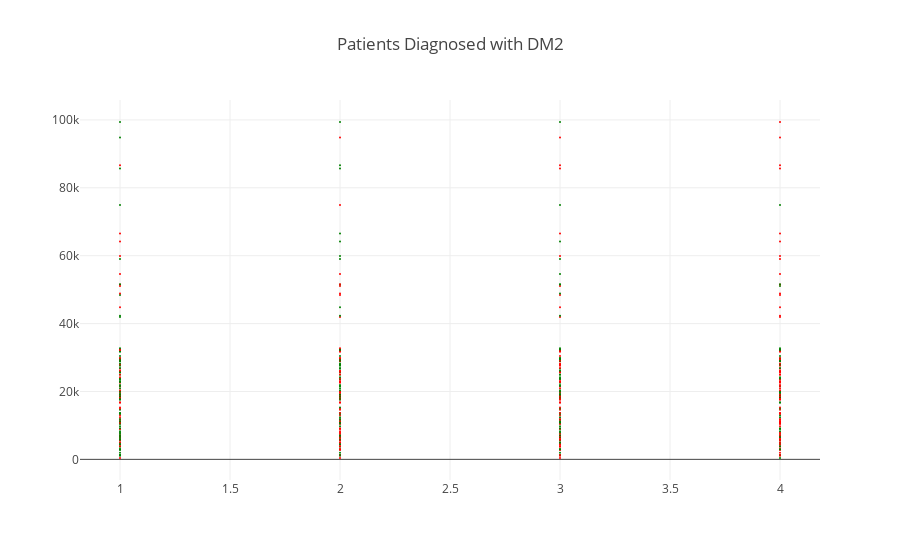

Here is the notebook cell this chart was saved with:
### Code cell
plotly.offline.init_notebook_mode(connected=True)

plotly.offline.iplot({
    "data": [go.Scatter(x=x_data, y=y_data, mode='markers',marker=dict(size=2,color=color))],
    "layout": go.Layout(title="Patients Diagnosed with DM2")
})

### Figure 1 — Plotly figure (JSON) as saved in the notebook; plotly's stock layout.template omitted (floating-point values rounded to 4 significant figures; data arrays with more than 128 entries replaced by an {"elided": "..."} marker saying what was removed)
{"data": [{"marker": {"color": {"elided": "528 str values"}, "size": 2}, "mode": "markers", "type": "scatter", "uid": "db8704aa-7eed-4db9-af42-0879d35d50e8", "x": {"elided": "528 int values"}, "y": {"elided": "528 int values"}}], "layout": {"title": {"text": "Patients Diagnosed with DM2"}}}
